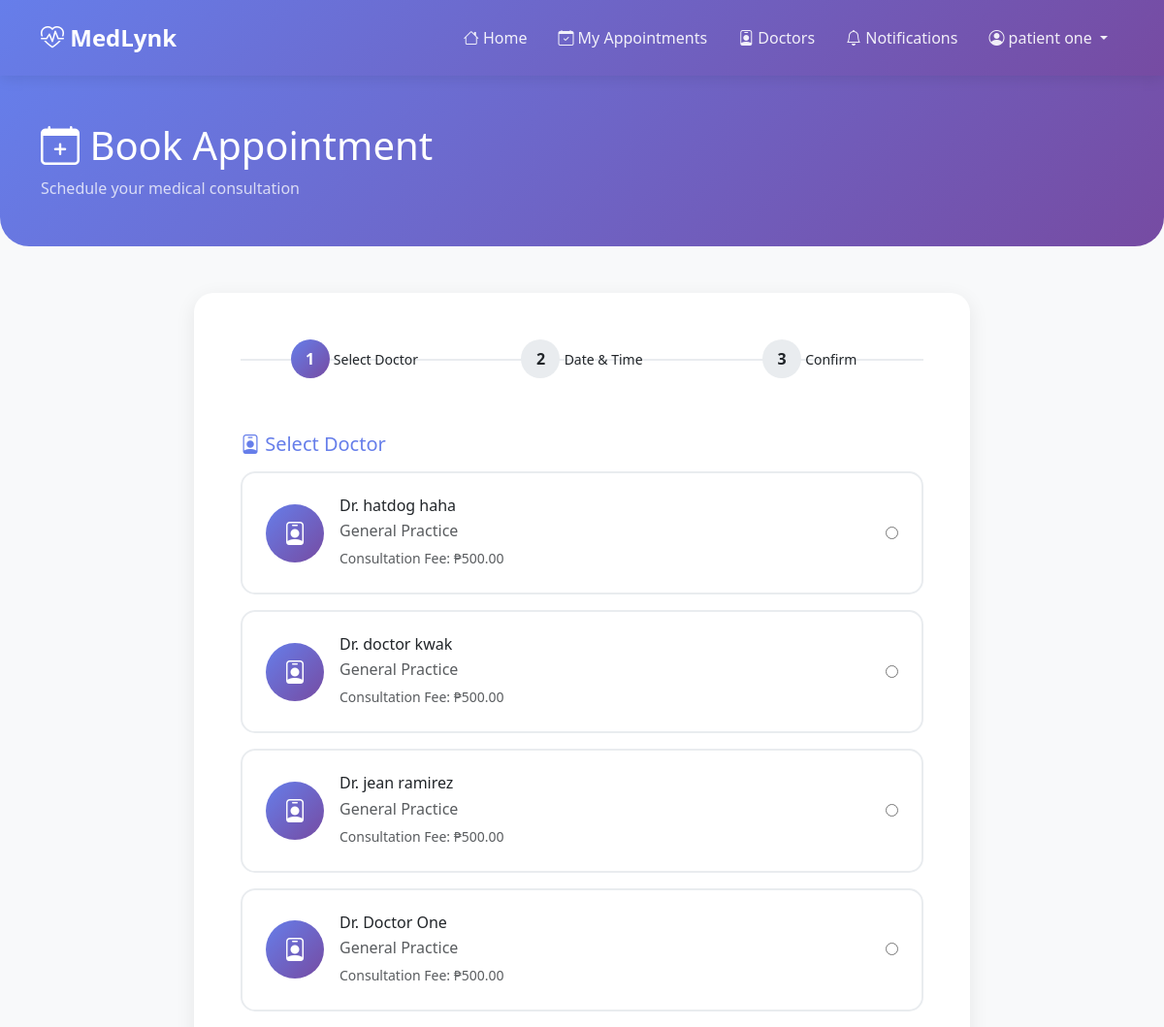
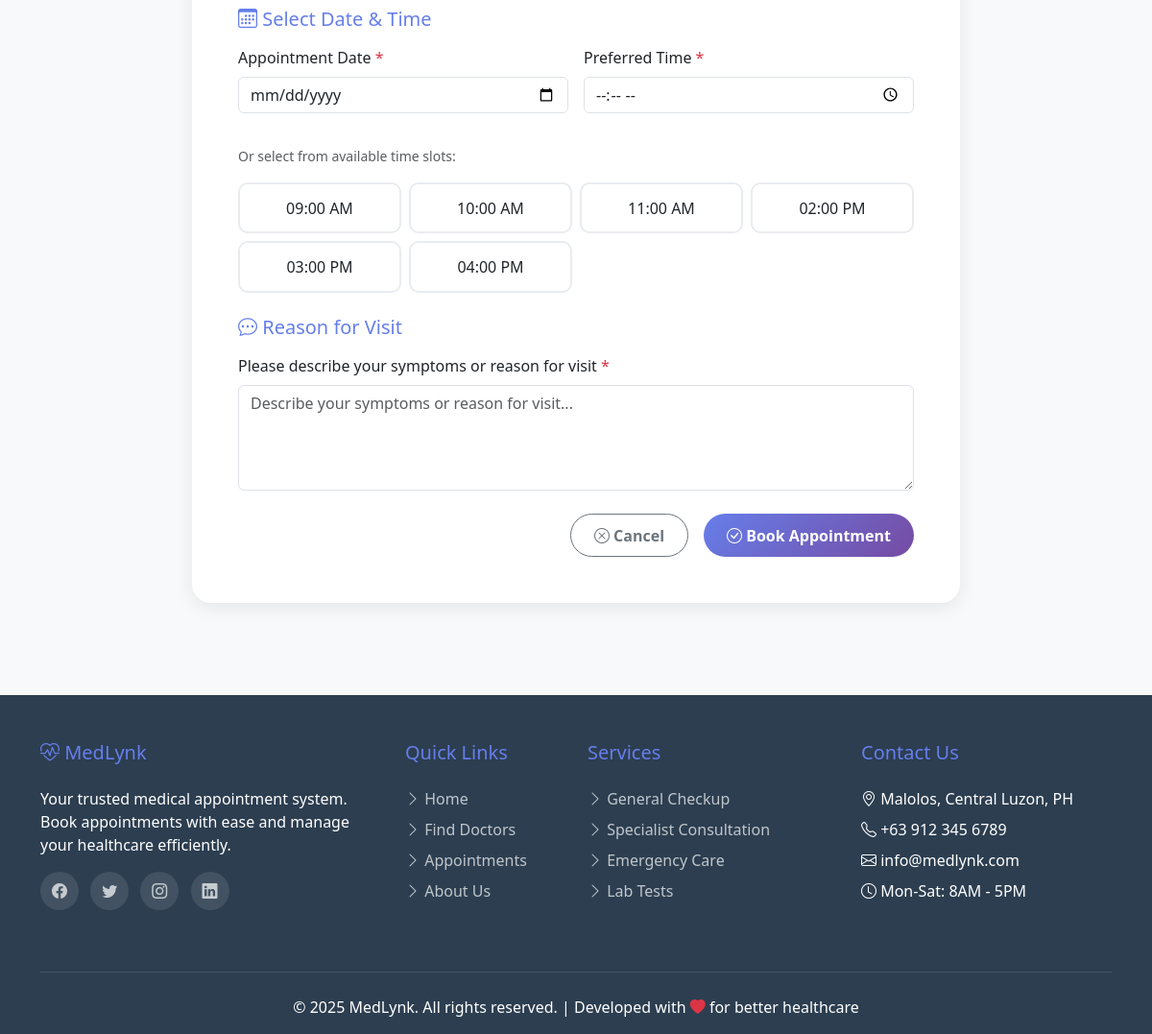
/appointments/create/ (signed in), run on the app's committed database (2 pictures, top to bottom).
### accounts/models.py (models this page shows, shortened)
class User(AbstractBaseUser, PermissionsMixin):
    ROLE_CHOICES = (
        ('patient', 'Patient'),
        ('doctor', 'Doctor'),
        ('admin', 'Admin'),
    )
    email = models.EmailField(unique=True, max_length=255)
    first_name = models.CharField(max_length=100)
    last_name = models.CharField(max_length=100)
    phone_number = models.CharField(max_length=15, blank=True, null=True)
    address = models.TextField(blank=True, null=True)
    profile_picture = models.ImageField(upload_to='profile_pics/', blank=True, null=True)
    date_of_birth = models.DateField(blank=True, null=True)
    gender = models.CharField(max_length=10, choices=[('male', 'Male'), ('female', 'Female'), ('other', 'Other')], blank=True, null=True)
    role = models.CharField(max_length=10, choices=ROLE_CHOICES, default='patient')
    height = models.DecimalField(max_digits=5, decimal_places=2, blank=True, null=True, help_text="Height in cm")
    weight = models.DecimalField(max_digits=5, decimal_places=2, blank=True, null=True, help_text="Weight in kg")
    is_approved = models.BooleanField(
        default=True,
        help_text='Designates whether this user is approved. Doctors require admin approval before they can login.'
    )
    is_active = models.BooleanField(default=True)
    is_staff = models.BooleanField(default=False)
    is_superuser = models.BooleanField(default=False)
    date_joined = models.DateTimeField(default=timezone.now)
    last_login = models.DateTimeField(blank=True, null=True)
    objects = UserManager()
    USERNAME_FIELD = 'email'
    REQUIRED_FIELDS = ['first_name', 'last_name']
    class Meta:
        verbose_name = 'User'
        verbose_name_plural = 'Users'
        ordering = ['-date_joined']
    def get_full_name(self):
        return f"{self.first_name} {self.last_name}".strip()

### appointments/models.py (models this page shows, shortened)
class Doctor(models.Model):
    user = models.OneToOneField(settings.AUTH_USER_MODEL, on_delete=models.CASCADE)
    specialization = models.CharField(max_length=100)
    bio = models.TextField()
    license_number = models.CharField(max_length=50)
    consultation_fee = models.DecimalField(max_digits=10, decimal_places=2)

### appointments/views.py (the view)
# urls.py: path('create/', views.appointment_create, name='appointment_create'),
@login_required
def appointment_create(request):
    if request.user.role != 'patient':
        messages.error(request, 'Only patients can book appointments.')
        return redirect('home')
    if request.method == 'POST':
        form = AppointmentForm(request.POST)
        if form.is_valid():
            appointment = form.save(commit=False)
            appointment.patient = request.user
            appointment.status = 'pending'
            appointment.save()
            messages.success(request, 'Appointment booked successfully! We will confirm shortly.')
            return redirect('appointments:appointment_list')
        else:
            messages.error(request, 'Please correct the errors below.')
    else:
        form = AppointmentForm()
        doctor_id = request.GET.get('doctor')
        if doctor_id:
            try:
                form.initial['doctor'] = doctor_id
            except:
                pass
    doctors = Doctor.objects.filter(user__is_approved=True, user__is_active=True).select_related('user')
    context = {
        'form': form,
        'doctors': doctors,
        'title': 'Book Appointment'
    }
    return render(request, 'pages/appointments/appointment_form.html', context)

### accounts/context_processors.py (called while the page is built)
def notification_context(request):
    if request.user.is_authenticated:
        notifications = Notification.objects.filter(user=request.user, is_read=False)[:5]
        unread_count = notifications.count()
        return {
            'recent_notifications': notifications,
            'unread_count': unread_count
        }
    return {}

### templates/pages/appointments/appointment_form.html (shortened to what this page needs)
{% extends 'atomic/base.html' %}
{% block content %}
<div class="page-header">
    <div class="container">
        <h1 class="mb-2"><i class="bi bi-calendar-plus"></i> Book Appointment</h1>
        <p class="mb-0 opacity-75">Schedule your medical consultation</p>
    </div>
</div>
<div class="container">
    <div class="form-container">
        <div class="form-card">
            <div class="step-indicator">
                <div class="step active">
                    <div class="step-number">1</div>
                    <small>Select Doctor</small>
                </div>
                <div class="step">
                    <div class="step-number">2</div>
                    <small>Date & Time</small>
                </div>
                <div class="step">
                    <div class="step-number">3</div>
                    <small>Confirm</small>
                </div>
            </div>
            <form method="post">
                <div class="mb-4">
                    <h5 class="mb-3" style="color: #667eea;">
                        <i class="bi bi-person-badge"></i> Select Doctor
                    </h5>
                    {% for doctor in doctors %}
                    <div class="doctor-select-card {% if form.doctor.value|stringformat:'s' == doctor.id|stringformat:'s' %}selected{% endif %}" onclick="selectDoctor({{ doctor.id }})">
                        <div class="d-flex align-items-center">
                            <div class="me-3">
                                <div style="width: 60px; height: 60px; border-radius: 50%; background: linear-gradient(135deg, #667eea 0%, #764ba2 100%); display: flex; align-items: center; justify-content: center; color: white; font-size: 1.5rem;">
                                    <i class="bi bi-person-badge"></i>
                                </div>
                            </div>
                            <div class="flex-grow-1">
                                <h6 class="mb-1">Dr. {{ doctor.user.get_full_name }}</h6>
                                <p class="text-muted mb-1">{{ doctor.specialization }}</p>
                                <small class="text-muted">Consultation Fee: ₱{{ doctor.consultation_fee }}</small>
                            </div>
                            <div>
                                <input type="radio" name="doctor" value="{{ doctor.id }}" id="doctor_{{ doctor.id }}" {% if form.doctor.value|stringformat:'s' == doctor.id|stringformat:'s' %}checked{% endif %} required>
                            </div>
                        </div>
                    </div>
                    {% empty %}
                    <div class="alert alert-warning">
                        <i class="bi bi-exclamation-triangle"></i> No doctors available at the moment. Please contact the administrator.
                    </div>
                    {% endfor %}
                </div>
                <div class="mb-4">
                    <h5 class="mb-3" style="color: #667eea;">
                        <i class="bi bi-calendar3"></i> Select Date & Time
                    </h5>
                    <div class="row g-3">
                        <div class="col-md-6">
                            <div class="mb-3">
                                <label for="id_date" class="form-label">Appointment Date <span class="text-danger">*</span></label>
                                {{ form.date }}
                            </div>
                        </div>
                        <div class="col-md-6">
                            <div class="mb-3">
                                <label for="id_time" class="form-label">Preferred Time <span class="text-danger">*</span></label>
                                {{ form.time }}
                            </div>
                        </div>
                    </div>
                    <div class="mt-3">
                        <small class="text-muted">Or select from available time slots:</small>
                        <div class="row g-2 mt-2">
                            <div class="col-4 col-md-3">
                                <div class="time-slot" onclick="selectTime('09:00')">09:00 AM</div>
                            </div>
                            <div class="col-4 col-md-3">
                                <div class="time-slot" onclick="selectTime('10:00')">10:00 AM</div>
                            </div>
                            <div class="col-4 col-md-3">
                                <div class="time-slot" onclick="selectTime('11:00')">11:00 AM</div>
                            </div>
                            <div class="col-4 col-md-3">
                                <div class="time-slot" onclick="selectTime('14:00')">02:00 PM</div>
                            </div>
                            <div class="col-4 col-md-3">
                                <div class="time-slot" onclick="selectTime('15:00')">03:00 PM</div>
                            </div>
                            <div class="col-4 col-md-3">
                                <div class="time-slot" onclick="selectTime('16:00')">04:00 PM</div>
                            </div>
                        </div>
                    </div>
                </div>
                <div class="mb-4">
                    <h5 class="mb-3" style="color: #667eea;">
                        <i class="bi bi-chat-dots"></i> Reason for Visit
                    </h5>
                    <div class="mb-3">
                        <label for="id_reason" class="form-label">Please describe your symptoms or reason for visit <span class="text-danger">*</span></label>
                        {{ form.reason }}
                    </div>
                </div>
                <div class="d-flex gap-3 justify-content-end">
                    <a href="{% url 'appointments:appointment_list' %}" class="btn btn-outline-secondary">
                        <i class="bi bi-x-circle"></i> Cancel
                    </a>
                    <button type="submit" class="btn" style="background: linear-gradient(135deg, #667eea 0%, #764ba2 100%); color: white; border: none;">
                        <i class="bi bi-check-circle"></i> Book Appointment
                    </button>
                </div>
            </form>
        </div>
    </div>
</div>
{% endblock %}

### templates/atomic/organisms/header.html (shortened to what this page needs)
<nav class="navbar navbar-expand-lg navbar-custom">
    <div class="container">
        <a class="navbar-brand" href="{% url 'home' %}">
            <i class="bi bi-heart-pulse"></i> MedLynk
        </a>
        <div class="collapse navbar-collapse" id="navbarNav">
            <ul class="navbar-nav ms-auto align-items-center">
                {% if user.is_authenticated %}
                <li class="nav-item">
                    <a class="nav-link" href="{% url 'home' %}">
                        <i class="bi bi-house"></i> Home
                    </a>
                </li>
                {% if user.role == 'patient' %}
                <li class="nav-item">
                    <a class="nav-link" href="{% url 'appointments:appointment_list' %}">
                        <i class="bi bi-calendar-check"></i> My Appointments
                    </a>
                </li>
                <li class="nav-item">
                    <a class="nav-link" href="{% url 'doctors:doctor_list' %}">
                        <i class="bi bi-person-badge"></i> Doctors
                    </a>
                </li>
                {% elif user.role == 'admin' %}
                <li class="nav-item">
                    <a class="nav-link" href="{% url 'admin_dashboard' %}">
                        <i class="bi bi-speedometer2"></i> Dashboard
                    </a>
                </li>
                {% endif %}
                <li class="nav-item">
                    <a class="nav-link" href="{% url 'notification_list' %}">
                        <i class="bi bi-bell"></i> Notifications
                    </a>
                </li>
                <li class="nav-item dropdown">
                    <a class="nav-link dropdown-toggle" href="#" id="userDropdown" role="button" data-bs-toggle="dropdown">
                        <i class="bi bi-person-circle"></i> {{ user.get_full_name|default:user.email }}
                    </a>
                </li>
                {% endif %}
            </ul>
        </div>
    </div>
</nav>

### templates/pages/appointments/appointment_form.html (style rules this page uses)
.page-header { background: linear-gradient(135deg, #667eea 0%, #764ba2 100%); color: white; padding: 3rem 0; margin-bottom: 3rem; border-radius: 0 0 30px 30px; }
.form-container { max-width: 800px; margin: 0 auto; }
.form-card { background: white; border-radius: 20px; padding: 3rem; box-shadow: 0 5px 20px rgba(0,0,0,0.08); }
.step-indicator { display: flex; justify-content: space-between; margin-bottom: 3rem; position: relative; }
.step-indicator::before { content: ''; position: absolute; top: 20px; left: 0; right: 0; height: 2px; background: #e9ecef; z-index: 0; }
.step { text-align: center; flex: 1; position: relative; z-index: 1; }
.step-number { width: 40px; height: 40px; border-radius: 50%; background: #e9ecef; display: inline-flex; align-items: center; justify-content: center; font-weight: 700; margin-bottom: 0.5rem; transition: all 0.3s ease; }
.step.active .step-number { background: linear-gradient(135deg, #667eea 0%, #764ba2 100%); color: white; }
.doctor-select-card { border: 2px solid #e9ecef; border-radius: 15px; padding: 1.5rem; margin-bottom: 1rem; cursor: pointer; transition: all 0.3s ease; }
.time-slot { padding: 0.8rem; border: 2px solid #e9ecef; border-radius: 10px; text-align: center; cursor: pointer; transition: all 0.3s ease; }

### templates/atomic/base.html (style rules this page uses)
* { margin: 0; padding: 0; box-sizing: border-box; }
body { font-family: 'Segoe UI', Tahoma, Geneva, Verdana, sans-serif; background: #f8f9fa; min-height: 100vh; display: flex; flex-direction: column; }
.btn { border-radius: 25px; padding: 0.6rem 1.5rem; font-weight: 600; transition: all 0.3s ease; }

### templates/atomic/organisms/header.html (style rules this page uses)
.navbar-custom { background: linear-gradient(135deg, #667eea 0%, #764ba2 100%); padding: 1rem 0; box-shadow: 0 2px 15px rgba(0,0,0,0.1); }
.navbar-custom .navbar-brand { color: white; font-weight: 700; font-size: 1.5rem; }
.navbar-custom .nav-link { color: rgba(255,255,255,0.9); margin: 0 0.5rem; transition: all 0.3s ease; }

### data on the page
User: get_full_name "patient one"
Doctor: user.get_full_name "hatdog haha", specialization "General Practice", consultation_fee "500.00"
Doctor: user.get_full_name "doctor kwak", specialization "General Practice", consultation_fee "500.00"
Doctor: user.get_full_name "jean ramirez", specialization "General Practice", consultation_fee "500.00"
Doctor: user.get_full_name "Doctor One", specialization "General Practice", consultation_fee "500.00"
